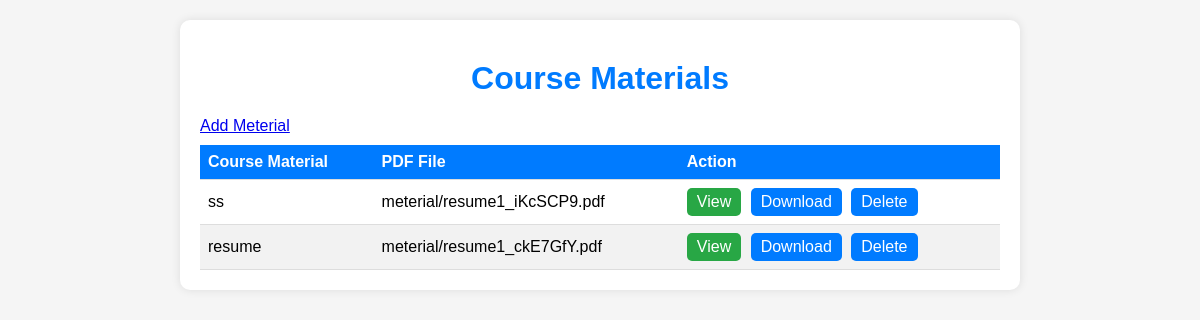
Page /teacherapp/meterialview/ on the earlier database version.
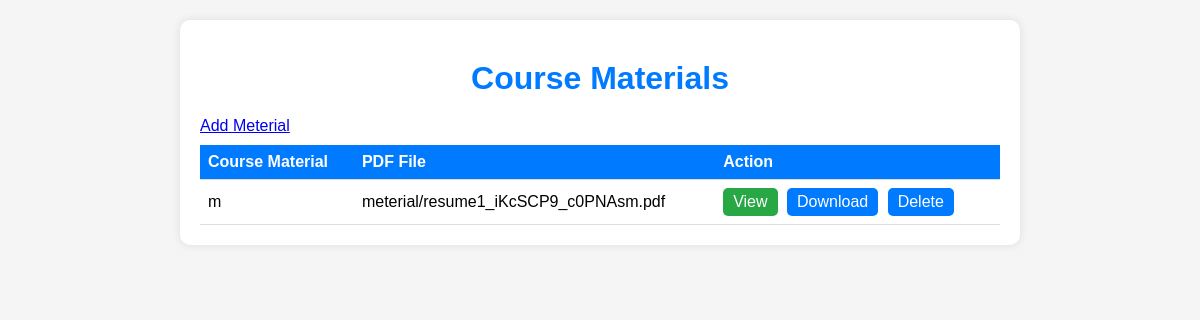
Same page on the later database version.
### teacherapp/models.py (models this page shows, shortened)
class CourseMeterial(models.Model):
    coursemeterial_name = models.CharField(max_length=45,null=True,default=None,blank=True)
    meterial = models.FileField(upload_to="meterial/",max_length=250,null = True,default=None,blank=True)

### teacherapp/views.py (the view)
# urls.py: path('meterialview/',meterialview.as_view(), name = 'meterial_view'),
class meterialview(View):
    def get(self,request):
        item  = CourseMeterial.objects.all()
        form = courseForm()
        context = {'form': form, 'item': item}
        return render(request,'meterialview.html',context)

### teacherapp/templates/meterialview.html (shortened to what this page needs)
<!DOCTYPE html>
<html lang="en">
<head>
</head>
<body>
    <div class="container">
        <h1>Course Materials</h1>
        <table>
            <thead>
                <tr>
                    <th>Course Material</th>
                    <th>PDF File</th>
                    <th>Action</th>
                </tr>
            </thead>
            <tbody>
                {% for material in item %}
                <tr>
                    <td>{{ material.coursemeterial_name }}</td>
                    <td>{{ material.meterial}}</td>
                    <td>
                         <a href="{{ material.meterial.url}}" class="view-button">View</a>
                        <a href="{{ material.meterial.url }}" download class="download-button">Download</a>
                        <a href="{% url 'teacherapp:deleteview' material.pk %}">Delete</a>
                    </td>
                </tr>
                {% endfor %}
                <a href="{% url 'teacherapp:addMeterial'  %}" >Add Meterial</a>
            </tbody>
        </table>
    </div>
</body>
</html>

Differences in the rows shown:
removed CourseMeterial: coursemeterial_name "ss", meterial "meterial/resume1_iKcSCP9.pdf"
removed CourseMeterial: coursemeterial_name "resume", meterial "meterial/resume1_ckE7GfY.pdf"
added CourseMeterial: coursemeterial_name "m", meterial "meterial/resume1_iKcSCP9_c0PNAsm.pdf"
